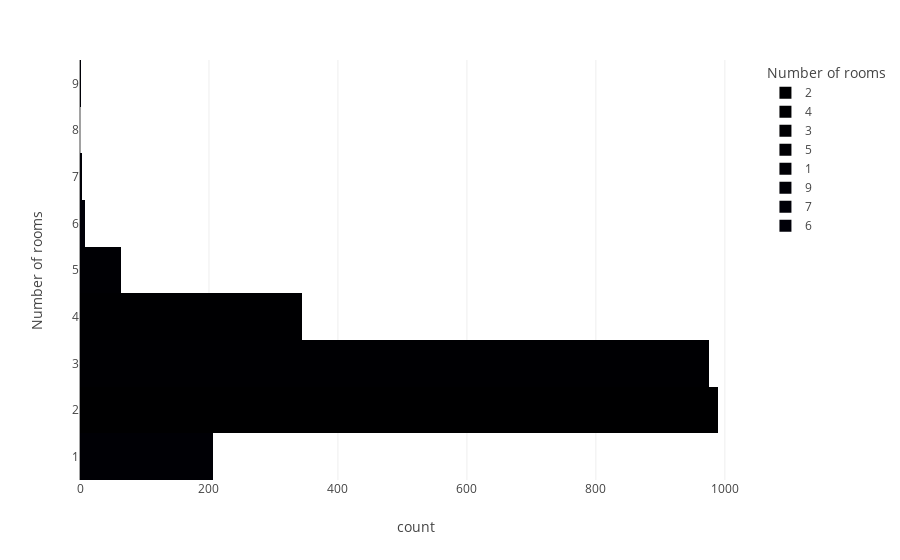

The notebook cell this image was saved under:
### Code cell
px.histogram(df_cleaned, y="Number_of_Rooms", color="Number_of_Rooms", labels={'Number_of_Rooms': 'Number of rooms'}).show()

### Figure 1 — Plotly figure (JSON) as saved in the notebook; plotly's stock layout.template omitted (floating-point values rounded to 4 significant figures; data arrays with more than 128 entries replaced by an {"elided": "..."} marker saying what was removed)
{"data": [{"alignmentgroup": "True", "bingroup": "y", "hovertemplate": "Number of rooms=%{y}<br>count=%{x}<extra></extra>", "legendgroup": "2", "marker": {"color": "#000001", "pattern": {"shape": ""}}, "name": "2", "offsetgroup": "2", "orientation": "h", "showlegend": true, "type": "histogram", "xaxis": "x", "y": {"elided": "990 int values"}, "yaxis": "y"}, {"alignmentgroup": "True", "bingroup": "y", "hovertemplate": "Number of rooms=%{y}<br>count=%{x}<extra></extra>", "legendgroup": "4", "marker": {"color": "#000002", "pattern": {"shape": ""}}, "name": "4", "offsetgroup": "4", "orientation": "h", "showlegend": true, "type": "histogram", "xaxis": "x", "y": {"elided": "345 int values"}, "yaxis": "y"}, {"alignmentgroup": "True", "bingroup": "y", "hovertemplate": "Number of rooms=%{y}<br>count=%{x}<extra></extra>", "legendgroup": "3", "marker": {"color": "#000003", "pattern": {"shape": ""}}, "name": "3", "offsetgroup": "3", "orientation": "h", "showlegend": true, "type": "histogram", "xaxis": "x", "y": {"elided": "975 int values"}, "yaxis": "y"}, {"alignmentgroup": "True", "bingroup": "y", "hovertemplate": "Number of rooms=%{y}<br>count=%{x}<extra></extra>", "legendgroup": "5", "marker": {"color": "#000004", "pattern": {"shape": ""}}, "name": "5", "offsetgroup": "5", "orientation": "h", "showlegend": true, "type": "histogram", "xaxis": "x", "y": [5, 5, 5, 5, 5, 5, 5, 5, 5, 5, 5, 5, 5, 5, 5, 5, 5, 5, 5, 5, 5, 5, 5, 5, 5, 5, 5, 5, 5, 5, 5, 5, 5, 5, 5, 5, 5, 5, 5, 5, 5, 5, 5, 5, 5, 5, 5, 5, 5, 5, 5, 5, 5, 5, 5, 5, 5, 5, 5, 5, 5, 5, 5, 5], "yaxis": "y"}, {"alignmentgroup": "True", "bingroup": "y", "hovertemplate": "Number of rooms=%{y}<br>count=%{x}<extra></extra>", "legendgroup": "1", "marker": {"color": "#000005", "pattern": {"shape": ""}}, "name": "1", "offsetgroup": "1", "orientation": "h", "showlegend": true, "type": "histogram", "xaxis": "x", "y": {"elided": "207 int values"}, "yaxis": "y"}, {"alignmentgroup": "True", "bingroup": "y", "hovertemplate": "Number of rooms=%{y}<br>count=%{x}<extra></extra>", "legendgroup": "9", "marker": {"color": "#000006", "pattern": {"shape": ""}}, "name": "9", "offsetgroup": "9", "orientation": "h", "showlegend": true, "type": "histogram", "xaxis": "x", "y": [9, 9], "yaxis": "y"}, {"alignmentgroup": "True", "bingroup": "y", "hovertemplate": "Number of rooms=%{y}<br>count=%{x}<extra></extra>", "legendgroup": "7", "marker": {"color": "#000007", "pattern": {"shape": ""}}, "name": "7", "offsetgroup": "7", "orientation": "h", "showlegend": true, "type": "histogram", "xaxis": "x", "y": [7, 7, 7], "yaxis": "y"}, {"alignmentgroup": "True", "bingroup": "y", "hovertemplate": "Number of rooms=%{y}<br>count=%{x}<extra></extra>", "legendgroup": "6", "marker": {"color": "#000008", "pattern": {"shape": ""}}, "name": "6", "offsetgroup": "6", "orientation": "h", "showlegend": true, "type": "histogram", "xaxis": "x", "y": [6, 6, 6, 6, 6, 6, 6, 6], "yaxis": "y"}], "layout": {"barmode": "relative", "legend": {"title": {"text": "Number of rooms"}, "tracegroupgap": 0}, "margin": {"t": 60}, "xaxis": {"anchor": "y", "domain": [0, 1], "title": {"text": "count"}}, "yaxis": {"anchor": "x", "categoryarray": [6, 7, 9, 1, 5, 3, 4, 2], "categoryorder": "array", "domain": [0, 1], "title": {"text": "Number of rooms"}}}}
